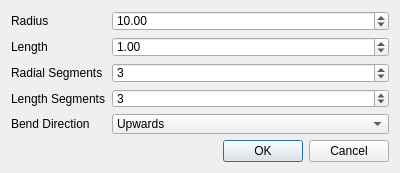
<?xml version="1.0" encoding="UTF-8"?>
<ui version="4.0">
 <class>BendedSquareParametersDialog</class>
 <widget class="QDialog" name="BendedSquareParametersDialog">
  <property name="windowModality">
   <enum>Qt::ApplicationModal</enum>
  </property>
  <property name="geometry">
   <rect>
    <x>0</x>
    <y>0</y>
    <width>400</width>
    <height>173</height>
   </rect>
  </property>
  <property name="minimumSize">
   <size>
    <width>400</width>
    <height>173</height>
   </size>
  </property>
  <property name="windowTitle">
   <string>Bended Square Parameters Dialog</string>
  </property>
  <property name="modal">
   <bool>true</bool>
  </property>
  <layout class="QGridLayout" name="gridLayout">
   <item row="0" column="0">
    <layout class="QFormLayout" name="formLayout">
     <item row="0" column="0">
      <widget class="QLabel" name="radiusLabel">
       <property name="text">
        <string>Radius</string>
       </property>
      </widget>
     </item>
     <item row="0" column="1">
      <widget class="QDoubleSpinBox" name="radiusDoubleSpinBox">
       <property name="singleStep">
        <double>0.010000000000000</double>
       </property>
       <property name="value">
        <double>10.000000000000000</double>
       </property>
      </widget>
     </item>
     <item row="1" column="0">
      <widget class="QLabel" name="lengthLabel">
       <property name="text">
        <string>Length</string>
       </property>
      </widget>
     </item>
     <item row="1" column="1">
      <widget class="QDoubleSpinBox" name="lengthDoubleSpinBox">
       <property name="singleStep">
        <double>0.010000000000000</double>
       </property>
       <property name="value">
        <double>1.000000000000000</double>
       </property>
      </widget>
     </item>
     <item row="2" column="0">
      <widget class="QLabel" name="radialSegmentsLabel">
       <property name="text">
        <string>Radial Segments</string>
       </property>
      </widget>
     </item>
     <item row="2" column="1">
      <widget class="QSpinBox" name="radialSegmentsSpinBox">
       <property name="minimum">
        <number>1</number>
       </property>
       <property name="value">
        <number>3</number>
       </property>
      </widget>
     </item>
     <item row="3" column="0">
      <widget class="QLabel" name="lengthSegmentsLabel">
       <property name="text">
        <string>Length Segments</string>
       </property>
      </widget>
     </item>
     <item row="3" column="1">
      <widget class="QSpinBox" name="lengthSegmentsSpinBox">
       <property name="minimum">
        <number>1</number>
       </property>
       <property name="value">
        <number>3</number>
       </property>
      </widget>
     </item>
     <item row="4" column="0">
      <widget class="QLabel" name="bendDirectionLabel">
       <property name="text">
        <string>Bend Direction</string>
       </property>
      </widget>
     </item>
     <item row="4" column="1">
      <widget class="QComboBox" name="bendDirectionComboBox">
       <item>
        <property name="text">
         <string>Upwards</string>
        </property>
       </item>
       <item>
        <property name="text">
         <string>Downwards</string>
        </property>
       </item>
      </widget>
     </item>
    </layout>
   </item>
   <item row="1" column="0">
    <widget class="QDialogButtonBox" name="buttonBox">
     <property name="orientation">
      <enum>Qt::Horizontal</enum>
     </property>
     <property name="standardButtons">
      <set>QDialogButtonBox::Cancel|QDialogButtonBox::Ok</set>
     </property>
    </widget>
   </item>
  </layout>
 </widget>
 <resources/>
 <connections>
  <connection>
   <sender>buttonBox</sender>
   <signal>accepted()</signal>
   <receiver>BendedSquareParametersDialog</receiver>
   <slot>accept()</slot>
   <hints>
    <hint type="sourcelabel">
     <x>248</x>
     <y>254</y>
    </hint>
    <hint type="destinationlabel">
     <x>157</x>
     <y>274</y>
    </hint>
   </hints>
  </connection>
  <connection>
   <sender>buttonBox</sender>
   <signal>rejected()</signal>
   <receiver>BendedSquareParametersDialog</receiver>
   <slot>reject()</slot>
   <hints>
    <hint type="sourcelabel">
     <x>316</x>
     <y>260</y>
    </hint>
    <hint type="destinationlabel">
     <x>286</x>
     <y>274</y>
    </hint>
   </hints>
  </connection>
 </connections>
</ui>
